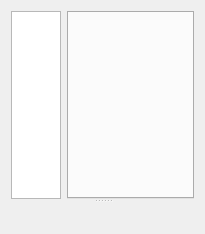
      <widget class="QWidget" name="pageDevelopment">
       <layout class="QGridLayout" name="gridLayout_4">
        <item row="0" column="0">
         <widget class="QSplitter" name="splitter_preview">
          <property name="orientation">
           <enum>Qt::Vertical</enum>
          </property>
          <widget class="QWidget" name="horizontalLayoutWidget">
           <layout class="QHBoxLayout" name="horizontalLayout_12">
            <item>
             <widget class="QTextEdit" name="textEdit_linenumber">
              <property name="maximumSize">
               <size>
                <width>50</width>
                <height>16777215</height>
               </size>
              </property>
              <property name="verticalScrollBarPolicy">
               <enum>Qt::ScrollBarAlwaysOff</enum>
              </property>
              <property name="horizontalScrollBarPolicy">
               <enum>Qt::ScrollBarAlwaysOff</enum>
              </property>
              <property name="readOnly">
               <bool>true</bool>
              </property>
              <property name="html">
               <string>&lt;!DOCTYPE HTML PUBLIC &quot;-//W3C//DTD HTML 4.0//EN&quot; &quot;http://www.w3.org/TR/REC-html40/strict.dtd&quot;&gt;
&lt;html&gt;&lt;head&gt;&lt;meta name=&quot;qrichtext&quot; content=&quot;1&quot; /&gt;&lt;style type=&quot;text/css&quot;&gt;
p, li { white-space: pre-wrap; }
&lt;/style&gt;&lt;/head&gt;&lt;body style=&quot; font-family:'Noto Sans'; font-size:10pt; font-weight:400; font-style:normal;&quot;&gt;
&lt;p style=&quot;-qt-paragraph-type:empty; margin-top:0px; margin-bottom:0px; margin-left:0px; margin-right:0px; -qt-block-indent:0; text-indent:0px;&quot;&gt;&lt;br /&gt;&lt;/p&gt;&lt;/body&gt;&lt;/html&gt;</string>
              </property>
              <property name="textInteractionFlags">
               <set>Qt::NoTextInteraction</set>
              </property>
             </widget>
            </item>
            <item>
             <widget class="QTabWidget" name="tabWidget_project">
              <property name="currentIndex">
               <number>-1</number>
              </property>
              <property name="tabsClosable">
               <bool>true</bool>
              </property>
             </widget>
            </item>
           </layout>
          </widget>
          <widget class="QWidget" name="layoutWidget">
           <layout class="QVBoxLayout" name="verticalLayout" stretch="0">
            <item>
             <widget class="QWidget" name="widget_preview" native="true">
              <layout class="QGridLayout" name="gridLayout_11">
               <property name="leftMargin">
                <number>0</number>
               </property>
               <property name="topMargin">
                <number>0</number>
               </property>
               <property name="rightMargin">
                <number>0</number>
               </property>
               <property name="bottomMargin">
                <number>0</number>
               </property>
               <item row="0" column="0">
                <widget class="QLabel" name="label_stream">
                 <property name="minimumSize">
                  <size>
                   <width>1</width>
                   <height>1</height>
                  </size>
                 </property>
                 <property name="text">
                  <string/>
                 </property>
                 <property name="textFormat">
                  <enum>Qt::PlainText</enum>
                 </property>
                 <property name="alignment">
                  <set>Qt::AlignCenter</set>
                 </property>
                </widget>
               </item>
               <item row="1" column="0">
                <widget class="QWidget" name="widget_development_webview" native="true">
                 <layout class="QGridLayout" name="gridLayout_27">
                  <property name="leftMargin">
                   <number>0</number>
                  </property>
                  <property name="topMargin">
                   <number>0</number>
                  </property>
                  <property name="rightMargin">
                   <number>0</number>
                  </property>
                  <property name="bottomMargin">
                   <number>0</number>
                  </property>
                  <property name="spacing">
                   <number>0</number>
                  </property>
                  <item row="0" column="0">
                   <layout class="QGridLayout" name="gridLayout_webview"/>
                  </item>
                 </layout>
                </widget>
               </item>
              </layout>
             </widget>
            </item>
           </layout>
          </widget>
         </widget>
        </item>
       </layout>
      </widget>
